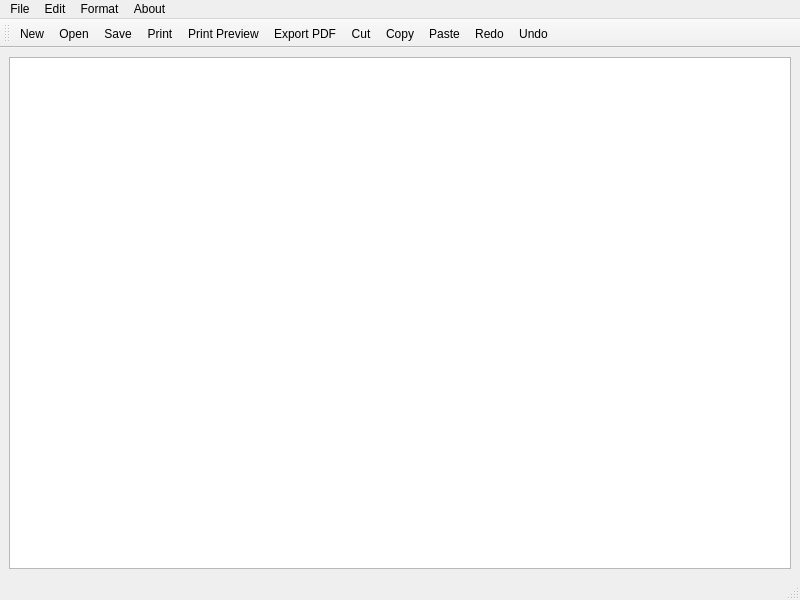
<?xml version="1.0" encoding="UTF-8"?>
<ui version="4.0">
 <class>MainWindow</class>
 <widget class="QMainWindow" name="MainWindow">
  <property name="geometry">
   <rect>
    <x>0</x>
    <y>0</y>
    <width>800</width>
    <height>600</height>
   </rect>
  </property>
  <property name="windowTitle">
   <string>Notepad App</string>
  </property>
  <widget class="QWidget" name="centralwidget">
   <layout class="QHBoxLayout" name="horizontalLayout">
    <item>
     <widget class="QTextEdit" name="textEdit"/>
    </item>
   </layout>
  </widget>
  <widget class="QMenuBar" name="menubar">
   <property name="geometry">
    <rect>
     <x>0</x>
     <y>0</y>
     <width>800</width>
     <height>21</height>
    </rect>
   </property>
   <widget class="QMenu" name="menuFile">
    <property name="title">
     <string>File</string>
    </property>
    <addaction name="actionNew"/>
    <addaction name="actionOpen"/>
    <addaction name="actionSave"/>
    <addaction name="separator"/>
    <addaction name="actionPrint"/>
    <addaction name="actionPrint_Previiew"/>
    <addaction name="actionExport_PDF"/>
    <addaction name="actionQuite"/>
   </widget>
   <widget class="QMenu" name="menuEdit">
    <property name="title">
     <string>Edit</string>
    </property>
    <addaction name="actionUndo"/>
    <addaction name="actionRedo"/>
    <addaction name="actionCut"/>
    <addaction name="actionCopy"/>
    <addaction name="separator"/>
    <addaction name="actionPaste"/>
   </widget>
   <widget class="QMenu" name="menuFormat">
    <property name="title">
     <string>Format</string>
    </property>
    <addaction name="actionBold"/>
    <addaction name="actionItalic"/>
    <addaction name="actionUnderline"/>
    <addaction name="separator"/>
    <addaction name="actionLeft"/>
    <addaction name="actionRight"/>
    <addaction name="actionCenter"/>
    <addaction name="actionJustify"/>
   </widget>
   <widget class="QMenu" name="menuAbout">
    <property name="title">
     <string>About</string>
    </property>
    <addaction name="actionAbout_App"/>
   </widget>
   <addaction name="menuFile"/>
   <addaction name="menuEdit"/>
   <addaction name="menuFormat"/>
   <addaction name="menuAbout"/>
  </widget>
  <widget class="QStatusBar" name="statusbar"/>
  <widget class="QToolBar" name="toolBar">
   <property name="windowTitle">
    <string>toolBar</string>
   </property>
   <attribute name="toolBarArea">
    <enum>TopToolBarArea</enum>
   </attribute>
   <attribute name="toolBarBreak">
    <bool>false</bool>
   </attribute>
   <addaction name="actionNew"/>
   <addaction name="actionOpen"/>
   <addaction name="actionSave"/>
   <addaction name="actionPrint"/>
   <addaction name="actionPrint_Previiew"/>
   <addaction name="actionExport_PDF"/>
   <addaction name="actionCut"/>
   <addaction name="actionCopy"/>
   <addaction name="actionPaste"/>
   <addaction name="actionRedo"/>
   <addaction name="actionUndo"/>
  </widget>
  <action name="actionNew">
   <property name="icon">
    <iconset resource="../images/images.qrc">
     <normaloff>:/images/new.png</normaloff>:/images/new.png</iconset>
   </property>
   <property name="text">
    <string>New</string>
   </property>
   <property name="shortcut">
    <string>Ctrl+N</string>
   </property>
  </action>
  <action name="actionOpen">
   <property name="icon">
    <iconset resource="../images/images.qrc">
     <normaloff>:/images/open.png</normaloff>:/images/open.png</iconset>
   </property>
   <property name="text">
    <string>Open</string>
   </property>
   <property name="shortcut">
    <string>Ctrl+O</string>
   </property>
  </action>
  <action name="actionSave">
   <property name="icon">
    <iconset resource="../images/images.qrc">
     <normaloff>:/images/save.png</normaloff>:/images/save.png</iconset>
   </property>
   <property name="text">
    <string>Save</string>
   </property>
   <property name="shortcut">
    <string>Ctrl+S</string>
   </property>
  </action>
  <action name="actionPrint">
   <property name="icon">
    <iconset resource="../images/images.qrc">
     <normaloff>:/images/print.png</normaloff>:/images/print.png</iconset>
   </property>
   <property name="text">
    <string>Print</string>
   </property>
   <property name="shortcut">
    <string>Ctrl+P</string>
   </property>
  </action>
  <action name="actionPrint_Previiew">
   <property name="icon">
    <iconset resource="../images/images.qrc">
     <normaloff>:/images/printprev.png</normaloff>:/images/printprev.png</iconset>
   </property>
   <property name="text">
    <string>Print Preview</string>
   </property>
   <property name="shortcut">
    <string>Ctrl+Shift+P</string>
   </property>
  </action>
  <action name="actionExport_PDF">
   <property name="icon">
    <iconset resource="../images/images.qrc">
     <normaloff>:/images/pdf.png</normaloff>:/images/pdf.png</iconset>
   </property>
   <property name="text">
    <string>Export PDF</string>
   </property>
   <property name="shortcut">
    <string>Ctrl+E</string>
   </property>
  </action>
  <action name="actionQuite">
   <property name="icon">
    <iconset resource="../images/images.qrc">
     <normaloff>:/images/exit.png</normaloff>:/images/exit.png</iconset>
   </property>
   <property name="text">
    <string>Quite</string>
   </property>
   <property name="shortcut">
    <string>Ctrl+Q</string>
   </property>
  </action>
  <action name="actionUndo">
   <property name="icon">
    <iconset resource="../images/images.qrc">
     <normaloff>:/images/undo.png</normaloff>:/images/undo.png</iconset>
   </property>
   <property name="text">
    <string>Undo</string>
   </property>
   <property name="shortcut">
    <string>Ctrl+U</string>
   </property>
  </action>
  <action name="actionRedo">
   <property name="icon">
    <iconset resource="../images/images.qrc">
     <normaloff>:/images/redo.png</normaloff>:/images/redo.png</iconset>
   </property>
   <property name="text">
    <string>Redo</string>
   </property>
   <property name="shortcut">
    <string>Ctrl+R</string>
   </property>
  </action>
  <action name="actionCut">
   <property name="icon">
    <iconset resource="../images/images.qrc">
     <normaloff>:/images/cut.png</normaloff>:/images/cut.png</iconset>
   </property>
   <property name="text">
    <string>Cut</string>
   </property>
   <property name="shortcut">
    <string>Ctrl+X</string>
   </property>
  </action>
  <action name="actionCopy">
   <property name="icon">
    <iconset resource="../images/images.qrc">
     <normaloff>:/images/copy.png</normaloff>:/images/copy.png</iconset>
   </property>
   <property name="text">
    <string>Copy</string>
   </property>
   <property name="shortcut">
    <string>Ctrl+C</string>
   </property>
  </action>
  <action name="actionPaste">
   <property name="icon">
    <iconset resource="../images/images.qrc">
     <normaloff>:/images/paste.png</normaloff>:/images/paste.png</iconset>
   </property>
   <property name="text">
    <string>Paste</string>
   </property>
   <property name="shortcut">
    <string>Ctrl+V</string>
   </property>
  </action>
  <action name="actionBold">
   <property name="icon">
    <iconset resource="../images/images.qrc">
     <normaloff>:/images/bold.png</normaloff>:/images/bold.png</iconset>
   </property>
   <property name="text">
    <string>Bold</string>
   </property>
  </action>
  <action name="actionItalic">
   <property name="icon">
    <iconset resource="../images/images.qrc">
     <normaloff>:/images/italic.png</normaloff>:/images/italic.png</iconset>
   </property>
   <property name="text">
    <string>Italic</string>
   </property>
  </action>
  <action name="actionUnderline">
   <property name="icon">
    <iconset resource="../images/images.qrc">
     <normaloff>:/images/underline.png</normaloff>:/images/underline.png</iconset>
   </property>
   <property name="text">
    <string>Underline</string>
   </property>
  </action>
  <action name="actionLeft">
   <property name="icon">
    <iconset resource="../images/images.qrc">
     <normaloff>:/images/left.png</normaloff>:/images/left.png</iconset>
   </property>
   <property name="text">
    <string>Left</string>
   </property>
  </action>
  <action name="actionRight">
   <property name="icon">
    <iconset resource="../images/images.qrc">
     <normaloff>:/images/right.png</normaloff>:/images/right.png</iconset>
   </property>
   <property name="text">
    <string>Right</string>
   </property>
  </action>
  <action name="actionCenter">
   <property name="icon">
    <iconset resource="../images/images.qrc">
     <normaloff>:/images/center.png</normaloff>:/images/center.png</iconset>
   </property>
   <property name="text">
    <string>Center</string>
   </property>
  </action>
  <action name="actionJustify">
   <property name="icon">
    <iconset resource="../images/images.qrc">
     <normaloff>:/images/justify.png</normaloff>:/images/justify.png</iconset>
   </property>
   <property name="text">
    <string>Justify</string>
   </property>
  </action>
  <action name="actionAbout_App">
   <property name="icon">
    <iconset resource="../images/images.qrc">
     <normaloff>:/images/about.png</normaloff>:/images/about.png</iconset>
   </property>
   <property name="text">
    <string>About App</string>
   </property>
  </action>
 </widget>
 <resources>
  <include location="../images/images.qrc"/>
 </resources>
 <connections/>
</ui>
